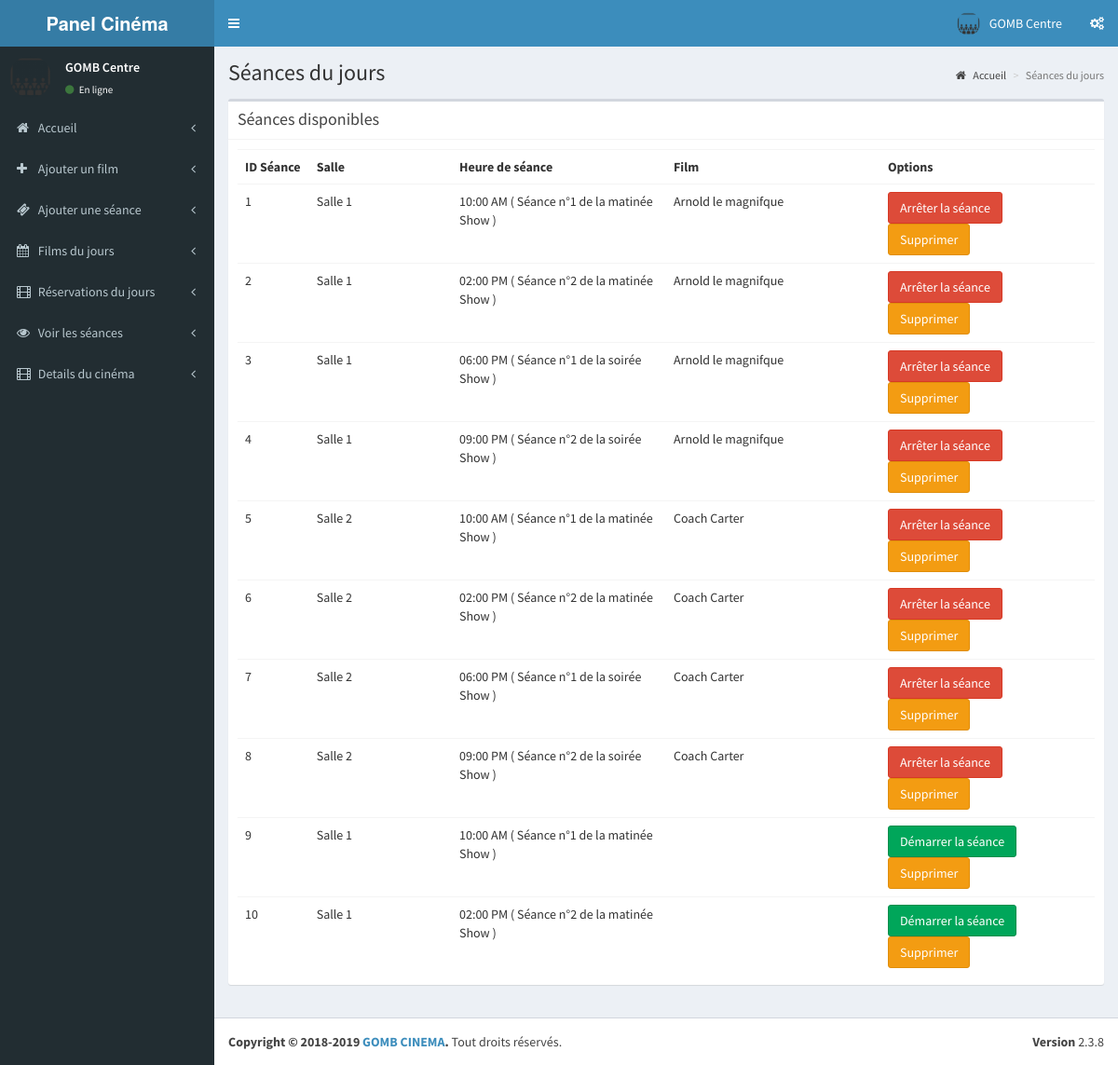
/cinema/pages/view_shows.php (signed in), run on the app's committed database.
### tables this page shows
CREATE TABLE IF NOT EXISTS `tbl_theatre` (
  `id` int(11) NOT NULL AUTO_INCREMENT,
  `name` varchar(100) NOT NULL,
  `address` varchar(100) NOT NULL,
  `place` varchar(100) NOT NULL,
  `state` varchar(50) NOT NULL,
  `pin` int(11) NOT NULL,
  PRIMARY KEY (`id`)
);

CREATE TABLE IF NOT EXISTS `tbl_shows` (
  `s_id` int(11) NOT NULL AUTO_INCREMENT,
  `st_id` int(11) NOT NULL COMMENT 'show time id',
  `theatre_id` int(11) NOT NULL,
  `movie_id` int(11) NOT NULL,
  `start_date` date NOT NULL,
  `status` int(11) NOT NULL COMMENT '1 means show available',
  `r_status` int(11) NOT NULL,
  PRIMARY KEY (`s_id`)
);

CREATE TABLE IF NOT EXISTS `tbl_screens` (
  `screen_id` int(11) NOT NULL AUTO_INCREMENT,
  `t_id` int(11) NOT NULL COMMENT 'theatre id',
  `screen_name` varchar(110) NOT NULL,
  `seats` int(11) NOT NULL COMMENT 'number of seats',
  `charge` int(11) NOT NULL,
  PRIMARY KEY (`screen_id`)
);

CREATE TABLE IF NOT EXISTS `tbl_show_time` (
  `st_id` int(11) NOT NULL AUTO_INCREMENT,
  `screen_id` int(11) NOT NULL,
  `name` varchar(40) NOT NULL COMMENT 'noon,second,etc',
  `start_time` time NOT NULL,
  PRIMARY KEY (`st_id`)
);

CREATE TABLE IF NOT EXISTS `tbl_movie` (
  `movie_id` int(11) NOT NULL AUTO_INCREMENT,
  `t_id` int(11) NOT NULL COMMENT 'theatre id',
  `movie_name` varchar(100) NOT NULL,
  `cast` varchar(500) NOT NULL,
  `desc` varchar(1000) NOT NULL,
  `release_date` date NOT NULL,
  `image` varchar(200) NOT NULL,
  `video_url` varchar(200) NOT NULL,
  `status` int(1) NOT NULL COMMENT '0 means active ',
  PRIMARY KEY (`movie_id`)
);

### cinema/pages/view_shows.php (the view, shortened to what this page needs)
<?php
include('header.php');
?>
  <div class="content-wrapper">
    <section class="content-header">
      <h1>
      Séances du jours
      </h1>
      <ol class="breadcrumb">
        <li><a href="index.php"><i class="fa fa-home"></i> Accueil</a></li>
        <li class="active">Séances du jours</li>
      </ol>
    </section>
    <section class="content">
      <div class="box">
         <div class="box-header with-border">
              <h3 class="box-title">Séances disponibles</h3>
            </div>
        <div class="box-body">
          <?php
          $sw=mysqli_query($con,"select * from tbl_shows where st_id in(select st_id from tbl_show_time where screen_id in(select screen_id from  tbl_screens where t_id='".$_SESSION['theatre']."')) and status='1'");
          if(mysqli_num_rows($sw))
          {?>
            <table class="table">
              <th class="col-md-1">
               ID Séance
              </th>
              <th class="col-md-2">
                Salle
              </th>
              <th class="col-md-3">
              Heure de séance
              </th>
              <th class="col-md-3">
                Film
              </th>
              <th class="col-md-3">
                Options
              </th>
              <?php
              $sl=1;
              while($shows=mysqli_fetch_array($sw))
              {
                ?>
                <tr>
                  <td>
                    <?php echo $sl; $sl++;?>
                  </td>
                  <?php
                  $st=mysqli_query($con,"select * from tbl_show_time where st_id='".$shows['st_id']."'");
                  $show_time=mysqli_fetch_array($st);
                  $sr=mysqli_query($con,"select * from tbl_screens where screen_id='".$show_time['screen_id']."'");
                  $screen=mysqli_fetch_array($sr);
                  $mv=mysqli_query($con,"select * from tbl_movie where movie_id='".$shows['movie_id']."'");
                  $movie=mysqli_fetch_array($mv);
                  ?>
                  <td>
                    <?php echo $screen['screen_name'];?>
                  </td>
                  <td>
                    <?php echo date('h:i A',strtotime($show_time['start_time']))." ( ".$show_time['name']." Show )";?>
                  </td>
                  <td>
                    <?php echo $movie['movie_name'];?>
                  </td>
                  <td>
                    <?php if($shows['r_status']==1)
                    {
                    ?><a href="change_running.php?id=<?php echo $shows['s_id'];?>&status=0"><button class="btn btn-danger">Arrêter la séance</button></a>
                    <?php
                    }
                    else
                    {?><a href="change_running.php?id=<?php echo $shows['s_id'];?>&status=1"><button class="btn btn-success">Démarrer la séance</button></a>
                    <?php
                    }?>
                    <a href="stop_running.php?id=<?php echo $shows['s_id'];?>"><button class="btn btn-warning">Supprimer</button></a>
                  </td>
                </tr>
                <?php
              }
              ?>
            </table>
            <?php
          }
          else
          {
            ?>
            <h3>Pas de séances</h3>
            <?php
          }
          ?>
        </div>
      </div>
    </section>
  </div>
  <?php
include('footer.php');
?>

### cinema/pages/header.php (shortened to what this page needs)
<?php
include('../../config.php');
$th=mysqli_query($con,"select * from tbl_theatre where id='".$_SESSION['theatre']."'");
$theatre=mysqli_fetch_array($th);
?>
<!DOCTYPE html>
<html>
<head>
  <link rel="stylesheet" href="../validation/dist/css/bootstrapValidator.css"/>
  <link rel="stylesheet" href="../bootstrap/css/bootstrap.min.css">
  <link rel="stylesheet" href="https://cdnjs.cloudflare.com/ajax/libs/font-awesome/4.5.0/css/font-awesome.min.css">
  <link rel="stylesheet" href="https://cdnjs.cloudflare.com/ajax/libs/ionicons/2.0.1/css/ionicons.min.css">
  <link rel="stylesheet" href="../dist/css/AdminLTE.min.css">
  <link rel="stylesheet" href="../dist/css/skins/_all-skins.min.css">
</head>
<body class="hold-transition skin-blue sidebar-mini">
<div class="wrapper">
  <header class="main-header">
    <a href="index.php" class="logo">
      <span class="logo-lg"><b>Panel Cinéma</b></span>
    </a>
    <nav class="navbar navbar-static-top">
      <a href="#" class="sidebar-toggle" data-toggle="offcanvas" role="button">
      </a>
      <div class="navbar-custom-menu">
        <ul class="nav navbar-nav">
          <li class="dropdown user user-menu">
            <a href="#" class="dropdown-toggle" data-toggle="dropdown">
              <img src="cinema-512.png" class="user-image" alt="User Image">
              <span class="hidden-xs"><?php echo $theatre['name'];?></span>
            </a>
          </li>
          <li>
            <a href="#" data-toggle="control-sidebar"><i class="fa fa-gears"></i></a>
          </li>
        </ul>
      </div>
    </nav>
  </header>
  <aside class="main-sidebar">
    <section class="sidebar">
      <div class="user-panel">
        <div class="pull-left image">
          <img src="cinema-512.png" class="img-circle" alt="User Image">
        </div>
        <div class="pull-left info">
          <p><?php echo $theatre['name'];?></p>
          <a href="#"><i class="fa fa-circle text-success"></i> En ligne</a>
        </div>
      </div>
      <ul class="sidebar-menu">
        <li class="treeview">
          <a href="index.php">
            <i class="fa fa-home"></i> <span>Accueil</span>
            <span class="pull-right-container">
              <i class="fa fa-angle-left pull-right"></i>
            </span>
          </a>
        </li>
          <li class="treeview">
          <a href="add_movie.php">
            <i class="fa fa-plus"></i> <span>Ajouter un film</span>
            <span class="pull-right-container">
              <i class="fa fa-angle-left pull-right"></i>
            </span>
          </a>
        </li>
        <li class="treeview">
          <a href="add_show.php">
            <i class="fa fa-ticket"></i> <span>Ajouter une séance</span>
            <span class="pull-right-container">
              <i class="fa fa-angle-left pull-right"></i>
            </span>
          </a>
        </li>
        <li class="treeview">
          <a href="todays_shows.php">
            <i class="fa fa-calendar"></i> <span>Films du jours</span>
            <span class="pull-right-container">
              <i class="fa fa-angle-left pull-right"></i>
            </span>
          </a>
        </li>
        <li class="treeview">
          <a href="tickets.php">
            <i class="fa fa-film"></i> <span>Réservations du jours</span>
            <span class="pull-right-container">
              <i class="fa fa-angle-left pull-right"></i>
            </span>
          </a>
        </li>
        <li class="treeview">
          <a href="view_shows.php">
            <i class="fa fa-eye"></i> <span>Voir les séances</span>
            <span class="pull-right-container">
              <i class="fa fa-angle-left pull-right"></i>
            </span>
          </a>
        </li>
        <li class="treeview">
          <a href="add_theatre_2.php">
            <i class="fa fa-film"></i> <span>Details du cinéma</span>
            <span class="pull-right-container">
              <i class="fa fa-angle-left pull-right"></i>
            </span>
          </a>
        </li>
      </ul>
    </section>
  </aside>

### data on the page
tbl_theatre: name "GOMB Centre"
tbl_shows: tbl_screens.screen_name "Salle 1", st.start_time "10:00 AM", st.name "Séance n°1 de la matinée", movie.movie_name "Arnold le magnifque"
tbl_shows: tbl_screens.screen_name "Salle 1", st.start_time "02:00 PM", st.name "Séance n°2 de la matinée", movie.movie_name "Arnold le magnifque"
tbl_shows: tbl_screens.screen_name "Salle 1", st.start_time "06:00 PM", st.name "Séance n°1 de la soirée", movie.movie_name "Arnold le magnifque"
tbl_shows: tbl_screens.screen_name "Salle 1", st.start_time "09:00 PM", st.name "Séance n°2 de la soirée", movie.movie_name "Arnold le magnifque"
tbl_shows: tbl_screens.screen_name "Salle 2", st.start_time "10:00 AM", st.name "Séance n°1 de la matinée", movie.movie_name "Coach Carter"
tbl_shows: tbl_screens.screen_name "Salle 2", st.start_time "02:00 PM", st.name "Séance n°2 de la matinée", movie.movie_name "Coach Carter"
tbl_shows: tbl_screens.screen_name "Salle 2", st.start_time "06:00 PM", st.name "Séance n°1 de la soirée", movie.movie_name "Coach Carter"
tbl_shows: tbl_screens.screen_name "Salle 2", st.start_time "09:00 PM", st.name "Séance n°2 de la soirée", movie.movie_name "Coach Carter"
tbl_shows: tbl_screens.screen_name "Salle 1", st.start_time "10:00 AM", st.name "Séance n°1 de la matinée"
tbl_shows: tbl_screens.screen_name "Salle 1", st.start_time "02:00 PM", st.name "Séance n°2 de la matinée"
